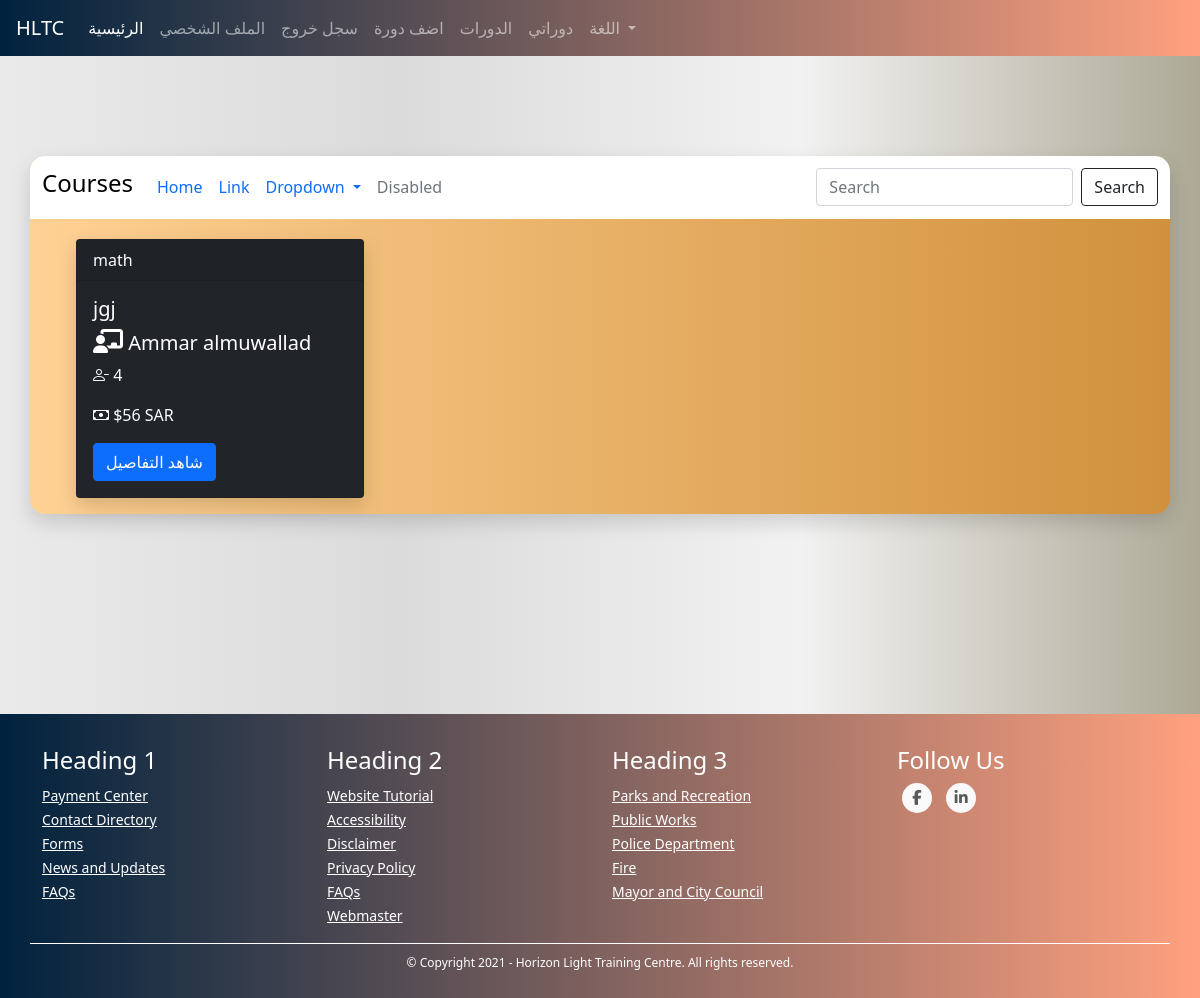
The app's page /courses (signed in), older data.
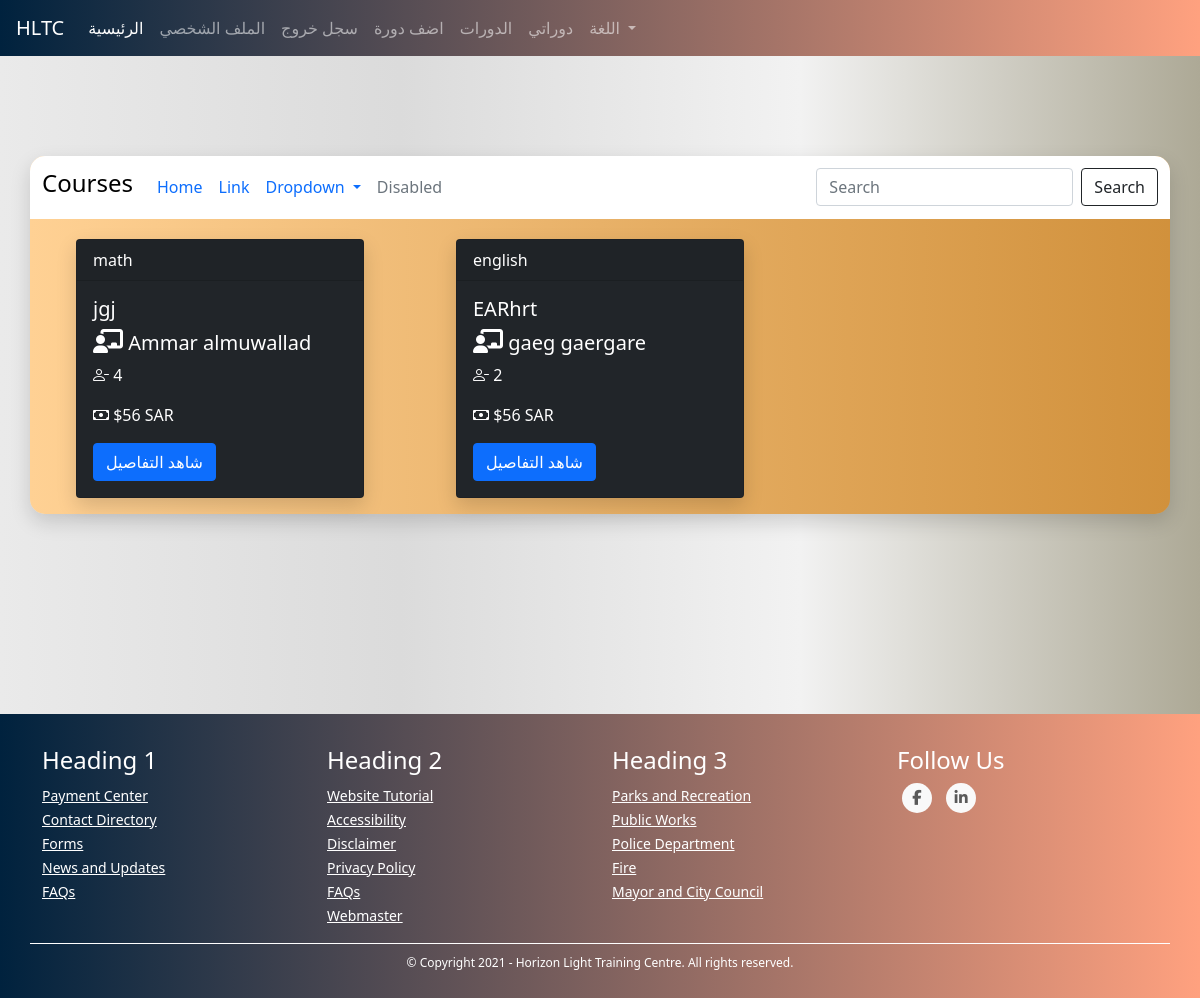
The same page, newer data.
### TUTOR/models.py (models this page shows, shortened)
class CourseModel(db.Model):
    id = db.Column(db.Integer, primary_key=True)
    name = db.Column(db.String(130), nullable=False)
    description = db.Column(db.String(1000), nullable=False)
    subject = db.Column(db.String(), nullable=False)
    price = db.Column(db.Integer, nullable=False)
    min_students = db.Column(db.Integer, nullable=False)
    max_students = db.Column(db.Integer, nullable=False)
    currency = db.Column(db.String(3), nullable=False)
    began = db.Column(db.Boolean, nullable=False, default=False)
    ended = db.Column(db.Boolean, nullable=False, default=False)
    course_type = db.Column(db.Integer, nullable=False) # 1 for start when min number # 2 for start with min and date
    _period = db.Column(db.Integer, nullable=True) # days
    _start_date = db.Column(db.DateTime, nullable=True)
    _end_date = db.Column(db.DateTime, nullable=True)
    links = db.Column(db.String(), nullable=False) # {"zoom": "link", ....}
    weekly_time_table_json  = db.Column(db.String(1000), nullable=False) # {"saturday": {"from": ..., "to": ...}, ...}
    _state = db.Column(db.String(), nullable=False, default=json.dumps({"state_code": 1, "state_string": "لم تبدأ بعد", "allowed_actions": ["join", "view", "start", "cancel"]})) # {"state_code": 2, "state_string": "قائم", "allowed_actions": ["view", "end"]} {"state_code": 3, "state_string": "انتهى", "allowed_actions": ["delete"]} {"state_code": 4, "state_string": "ملغي", "allowed_actions": ["delete"]}
    number_of_students_paid = db.Column(db.Integer, nullable=False, default=0)
    have_sent_first_payment_emails = db.Column(db.Boolean, nullable=False, default=False)
    created_by_admin = db.Column(db.Boolean, nullable=False)
    creation_date = db.Column(db.DateTime, nullable=False, default=datetime.utcnow)
    payment_model = db.relationship('PaymentModel', backref='course', uselist=False)
    tutor_data_model_id = db.Column(db.Integer, db.ForeignKey('tutor_data_model.id'),
        nullable=False)
    @property
    def number_of_participants(self):
        return len(self.students)
    @property
    def empty_seats(self):
        return self.max_students - self.number_of_participants
    def start(self):
        self.began = True
        self._state = json.dumps({"state_code": 2, "state_string": "قائم", "allowed_actions": ["view", "end"]})
        if self.course_type == 1:
            now = datetime.date(datetime.utcnow())
            self._start_date = now
            self._end_date = now + timedelta(days=self.period)
        db.session.commit()
        for sdm in self.students: # the paymetn is when a student joins not when the course begins bcz the course wont begin if students didn't pay
            send_student_course_start_email(sdm.user, self)
        send_tutor_course_start_email(self.tutor.user, self)
        return True
    def end(self):
        self.ended = True
        self._state = json.dumps({"state_code": 3, "state_string": "انتهى", "allowed_actions": ["delete"]})
        db.session.commit()
        for sdm in self.students:
            send_student_course_ended_email(sdm.user, self)
        send_tutor_course_ended_email(self.tutor.user, self)
        return True
    def cancel(self):
        self._state = json.dumps({"state_code": 4, "state_string": "ملغي", "allowed_actions": ["delete"]})
        db.session.commit()
        self.payment_model.refund_all()
        for sdm in self.students:
            send_student_course_canceled_email(sdm.user, self)
        send_tutor_course_canceled_email(self.tutor.user, self)

class UserModel(db.Model, UserMixin):
    id = db.Column(db.Integer, primary_key=True)
    first_name = db.Column(db.String(128), nullable=False)
    last_name = db.Column(db.String(128), nullable=False)
    username = db.Column(db.String(20), unique=True, nullable=False)
    email = db.Column(db.String(256), unique=True, nullable=False)
    password = db.Column(db.String(255), nullable=False)
    user_type = db.Column(db.String(30), nullable=False)
    _gender = db.Column(db.Boolean, nullable=False, default=True)
    email_confirmation_code = db.Column(db.String(5), nullable=True)
    is_confirmed = db.Column(db.Boolean, nullable=False, default=False)
    creation_date = db.Column(db.DateTime, nullable=False, default=datetime.utcnow)
    admin_data_model = db.relationship('AdminDataModel', backref='user', uselist=False)
    tutor_data_model = db.relationship('TutorDataModel', backref='user', uselist=False)
    student_data_model = db.relationship('StudentDataModel', backref='user', uselist=False)
    @property
    def full_name(self):
        return self.first_name + " " + self.last_name

### TUTOR/COURSES/routes.py (the view)
@courses_blueprint.route("/courses")
@login_required([])
def courses():
    all_courses = CourseModel.query.all()
    return render_template("courses.html", all_courses=all_courses)

### TUTOR/COURSES/routes.py (called while the page is built)
@courses_blueprint.context_processor
def utility_processor():
    return dict(get_language_text=LngObj.get_language_text, get_current_page_language_list=LngObj.get_current_page_language_list, languages=LANGUAGES, admin_types=ADMIN_TYPES, settings=SiteSettingsModel.instance())

### TUTOR/models.py (called while the page is built)
@login_manager.user_loader
def load_user(user_id):
    return UserModel.query.get(int(user_id))

    @property
    def allow_tutors_to_edit_courses(self):
        return self.settings["allow_tutors_to_edit_courses"]

    @property
    def settings(self):
        return json.loads(self._settings)

    @classmethod
    def instance(cls):
        return cls.query.get(1)

### TUTOR/utils/utils.py (called while the page is built)
def login_required(roles=[]):
	def wrapper(fn):
		@wraps(fn)
		def decorated_view(*args, **kwargs):
			if request.method in EXEMPT_METHODS:
				return fn(*args, **kwargs)
			elif current_app.login_manager._login_disabled:
				return fn(*args, **kwargs)
			elif not current_user.is_authenticated:
				return current_app.login_manager.unauthorized()
			role = current_user.user_type
			if ( (role not in roles) and (roles != []) ):
				return current_app.login_manager.unauthorized()
			return fn(*args, **kwargs)
		return decorated_view
	return wrapper

### TUTOR/templates/courses.html (shortened to what this page needs)
{% extends "template.html" %}
{% block content %}
    <link rel="stylesheet" href="{{ url_for('static', filename='css/courses.css') }}">
    <div class="container my-cont">
        <div class="row justify-content-center my-row filter-row">
            <nav class="navbar navbar-expand-lg my-courses-nav">
                <a class="navbar-brand"><h4>Courses</h4></a>
                  <div class="collapse navbar-collapse" id="navbarSupportedContent">
                    <ul class="navbar-nav mr-auto">
                      <li class="nav-item active">
                        <a class="nav-link" href="#">Home <span class="sr-only">(current)</span></a>
                      </li>
                      <li class="nav-item">
                        <a class="nav-link" href="#">Link</a>
                      </li>
                      <li class="nav-item dropdown">
                        <a class="nav-link dropdown-toggle" href="#" id="navbarDropdown" role="button" data-toggle="dropdown" aria-haspopup="true" aria-expanded="false">
                          Dropdown
                        </a>
                      </li>
                      <li class="nav-item">
                        <a class="nav-link disabled" href="#">Disabled</a>
                      </li>
                    </ul>
                    <form class="form-inline my-2 my-lg-0">
                      <input class="form-control mr-sm-2" type="search" placeholder="Search" aria-label="Search">
                      <button class="btn btn-outline-dark my-2 my-sm-0" type="submit">Search</button>
                    </form>
                  </div>
            </nav>
        </div>
        <div class="row my-row">
            {% for course in all_courses %}
                <div class="col-sm-4 my-col content-col">
                    <div class="card text-white bg-dark mb-3 my-card" style="max-width: 18rem;">
                        <div class="card-header">{{ course.subject }}</div>
                            <div class="card-body">
                                <h5 class="card-title">{{ course.name }}</h5>
                                <h5 class="card-title"><i class='fas fa-chalkboard-teacher' style='font-size:24px'></i> {{ course.tutor.user.full_name }}</h5>
                                <p class="card-text"><i class="bi bi-person-dash"></i> {{ course.empty_seats }}</p>
                                {% if current_user.user_type == "student" %}
                                  <p class="card-text"><i class="bi bi-cash"></i> ${{ course.price_for_student(current_user.student_data_mode) }} {{ course.currency }}  {% if course.has_discount_for_student(current_user.student_data_mode) %}عرض خاص{% endif %}</p>
                                  {% else %}
                                  <p class="card-text"><i class="bi bi-cash"></i> ${{ course.price }} {{ course.currency }}</p>
                                  {% endif %}
                                  <a href="{{ url_for('courses_blueprint.course', course_id=course.id) }}" class="btn btn-primary">شاهد التفاصيل</a>
                        </div>
                    </div>
                </div>
            {% endfor %}
        </div>
    </div>
{% endblock %}

Row changes from the older to the newer data that the page shows:
added CourseModel: subject "english", name "EARhrt", tutor.user.full_name "gaeg gaergare", empty_seats "2", price "56", currency "SAR"
